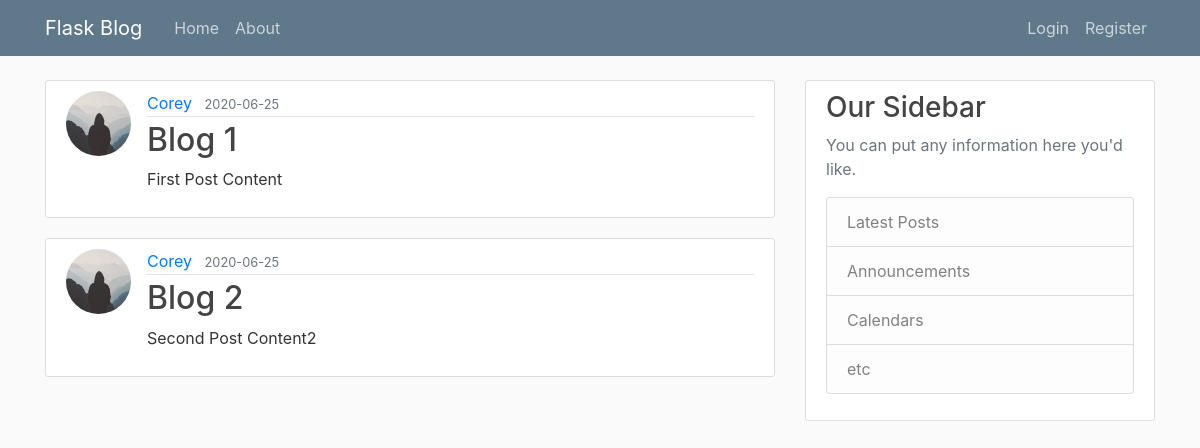
Page /home on the earlier database version.
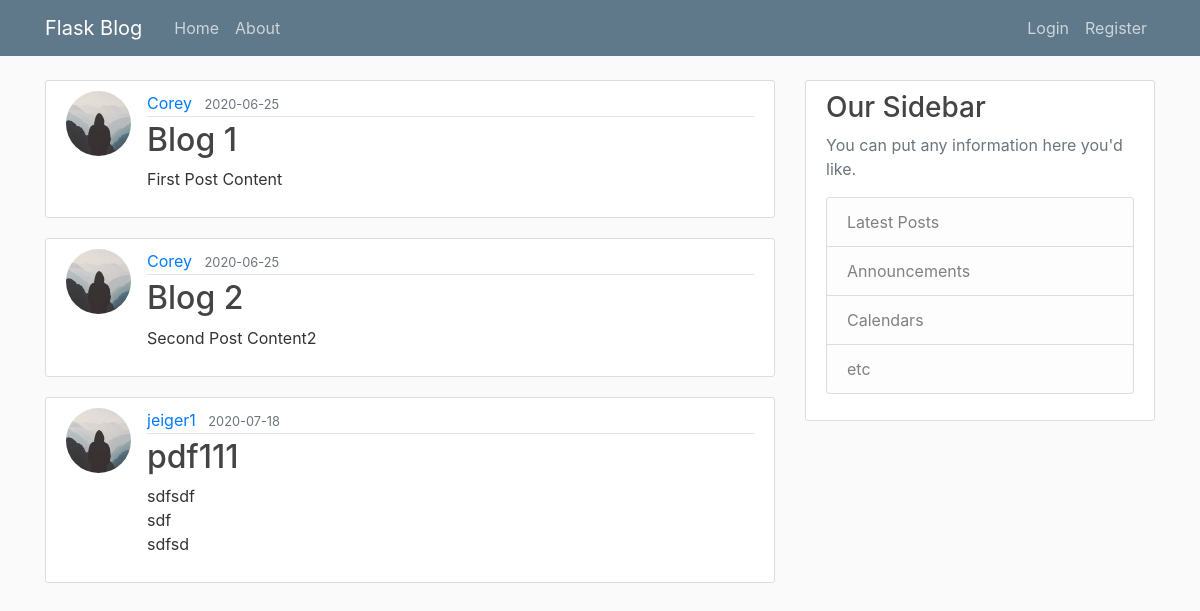
Same page on the later database version.
### flaskblog/models.py (models this page shows, shortened)
class Post(db.Model):
    id = db.Column(db.Integer, primary_key=True)
    title = db.Column(db.String(100), nullable=False)
    date_posted = db.Column(db.DateTime, nullable=False, default=datetime.utcnow)
    content = db.Column(db.Text, nullable=False)
    user_id = db.Column(db.Integer, db.ForeignKey('user.id'), nullable=False)

class User(db.Model, UserMixin):
    id = db.Column(db.Integer, primary_key=True)
    username = db.Column(db.String(20), unique=True, nullable=False)
    email = db.Column(db.String(120), unique=True, nullable=False)
    image_file = db.Column(db.String(20), nullable=False, default='default.jpg')
    password = db.Column(db.String(60), nullable=False)
    posts = db.relationship('Post', backref='author', lazy=True)

### flaskblog/routes.py (the view)
@app.route("/")
@app.route("/home")
def home():
    posts = Post.query.all()
    return render_template('home.html', posts=posts)

### flaskblog/templates/home.html
{% extends "layout.html" %}
{% block content %}
    {% for post in posts %}
        <article class="media content-section">
          <img class="rounded-circle article-img" src="{{url_for('static', filename='profile_pics/' + post.author.image_file)}}">
          <div class="media-body">
            <div class="article-metadata">
              <a class="mr-2" href="#">{{ post.author.username }}</a>
              <small class="text-muted">{{ post.date_posted.strftime('%Y-%m-%d') }}</small>
            </div>
            <h2><a class="article-title" href="{{ url_for('post', post_id=post.id) }}">{{ post.title }}</a></h2>
            <p class="article-content">{{ post.content }}</p>
          </div>
        </article>
    {% endfor %}
{% endblock content %}

### flaskblog/templates/layout.html (shortened to what this page needs)
<!DOCTYPE html>
<html>
<head>
    <link rel="stylesheet" href="https://maxcdn.bootstrapcdn.com/bootstrap/4.0.0/css/bootstrap.min.css">
    <link rel="stylesheet" type="text/css" href="{{ url_for('static', filename='main.css') }}">
</head>
<body>
    <header class="site-header">
      <nav class="navbar navbar-expand-md navbar-dark bg-steel fixed-top">
        <div class="container">
          <a class="navbar-brand mr-4" href="/">Flask Blog</a>
          <div class="collapse navbar-collapse" id="navbarToggle">
            <div class="navbar-nav mr-auto">
                <a class="nav-item nav-link" href="{{ url_for('home') }}">Home</a>
                <a class="nav-item nav-link" href="{{ url_for('about') }}">About</a>
            </div>
            <div class="navbar-nav">
                {% if current_user.is_authenticated %}
                    <a class="nav-item nav-link" href="{{ url_for('new_post') }}">New Post</a>
                    <a class="nav-item nav-link" href="{{ url_for('account') }}">Account</a>
                    <a class="nav-item nav-link" href="{{ url_for('logout') }}">Logout</a>
                {% else %}
                    <a class="nav-item nav-link" href="{{ url_for('login') }}">Login</a>
                    <a class="nav-item nav-link" href="{{ url_for('register') }}">Register</a>
                {% endif %}
            </div>
          </div>
        </div>
      </nav>
    </header>
    <main role="main" class="container">
      <div class="row">
        <div class="col-md-8">
            {% block content %}{% endblock %}
        </div>
        <div class="col-md-4">
          <div class="content-section">
            <h3>Our Sidebar</h3>
            <p class='text-muted'>You can put any information here you'd like.
              <ul class="list-group">
                <li class="list-group-item list-group-item-light">Latest Posts</li>
                <li class="list-group-item list-group-item-light">Announcements</li>
                <li class="list-group-item list-group-item-light">Calendars</li>
                <li class="list-group-item list-group-item-light">etc</li>
              </ul>
            </p>
          </div>
        </div>
      </div>
    </main>
</body>
</html>

### flaskblog/static/main.css (style rules this page uses)
body { background: #fafafa; color: #333333; margin-top: 5rem; }
h1, h2, h3, h4, h5, h6 { color: #444444; }
.bg-steel { background-color: #5f788a; }
.site-header .navbar-nav .nav-link { color: #cbd5db; }
.content-section { background: #ffffff; padding: 10px 20px; border: 1px solid #dddddd; border-radius: 3px; margin-bottom: 20px; }
.article-title { color: #444444; }
.article-content { white-space: pre-line; }
.article-img { height: 65px; width: 65px; margin-right: 16px; }
.article-metadata { padding-bottom: 1px; margin-bottom: 4px; border-bottom: 1px solid #e3e3e3 }

Differences in the rows shown:
added Post: image_file (picture), author.username "jeiger1", date_posted "2020-07-18", title "pdf111", content "sdfsdf sdf sdfsd"
